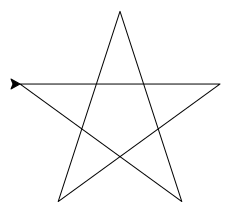

Reproduce this figure in Python.
from turtle import *
from canvasvg import *
for i in range(5):
    fd(200)
    rt(144)
saveall('5_star.svg',Screen()._canvas)
